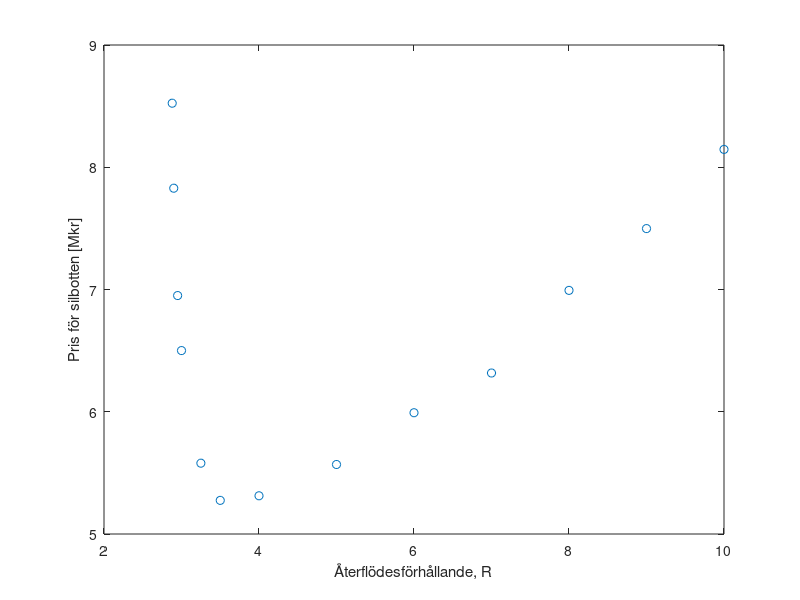

Reproduce this figure in MATLAB.
R=4:1:10;

R = [2.88 2.9 2.95 3 3.25 3.5 R];

pris = [8523910.6713 7828646.6877 6950518.7711 6500420.1572 5579330.0231 5275140.5591 5312674.1705 5568577.8544 5992008.4282 6316919.0313 6992824.3518 7498239.5291 8145917.1822];
scatter(R,pris*10^-6)
box on

xlabel('Återflödesförhållande, R')
ylabel('Pris för silbotten [Mkr]')